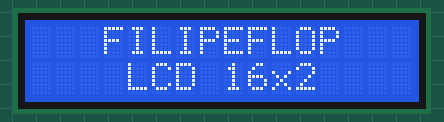
This sketch was run on a simulated Arduino Mega 2560, built with avr-gcc and run on an emulated ATmega2560. Parts: 16×2 character LCD.

Above: at 0.1 s.
At 5.21 s:
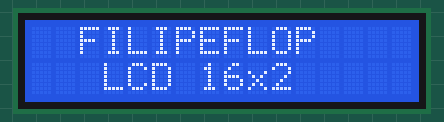
At 6.11 s:
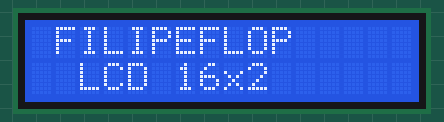
At 7.01 s:
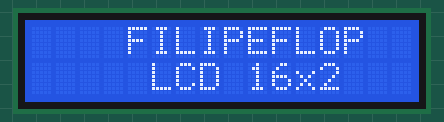
At 7.62 s:
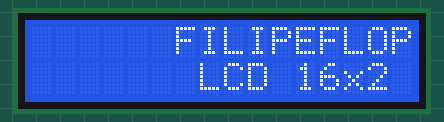

Measured:
- by itself, everything shown: repeats every 7.7 s, in 10 steps

The sketch:

geladeira-v01-display-led.ino
```cpp
//Programa: Teste de Display LCD 16 x 2
//Autor: FILIPEFLOP

//Carrega a biblioteca LiquidCrystal
#include <LiquidCrystal.h>

//Define os pinos que serão utilizados para ligação ao display
LiquidCrystal lcd(53, 51, 49, 47, 45, 43);

void setup()
{
  //Define o número de colunas e linhas do LCD
  lcd.begin(16, 2);
}

void loop()
{
  //Limpa a tela
  lcd.clear();
  //Posiciona o cursor na coluna 3, linha 0;
  lcd.setCursor(3, 0);
  //Envia o texto entre aspas para o LCD
  lcd.print("FILIPEFLOP");
  lcd.setCursor(3, 1);
  lcd.print(" LCD 16x2");
  delay(5000);

  //Rolagem para a esquerda
  for (int posicao = 0; posicao < 3; posicao++)
  {
    lcd.scrollDisplayLeft();
    delay(300);
  }

  //Rolagem para a direita
  for (int posicao = 0; posicao < 6; posicao++)
  {
    lcd.scrollDisplayRight();
    delay(300);
  }
}
```
